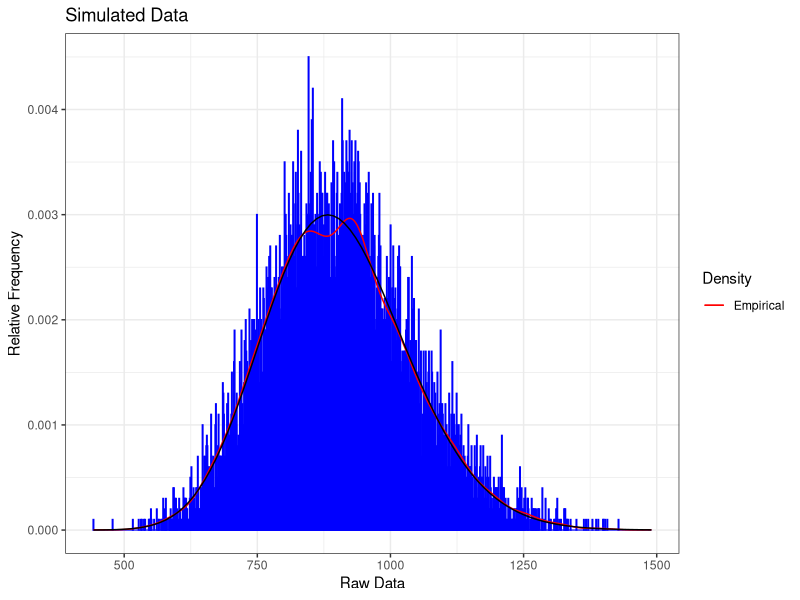

Generate this figure with R: (Note: this script raises an error after producing the figure.)
# Math 423
# Homework 15
# Load MASS, ggplot2 packages
library(MASS)
library(tidyverse)
# Simulate 10000 observations of a Beta RV
# Parameters: alpha, beta
alpha <- 45
beta <- 20
sim <- data.frame(Gamma = rgamma(n=10000, shape=alpha, scale=beta))
# Create a histogram of the simulated data in sim$Gamma
# Compare the emperical and theoretical Gamma distributions
ggplot(data=sim, aes(sim$Gamma)) +
  geom_histogram(aes(y = ..density..),
                 breaks=seq(min(sim$Gamma)-0.5, max(sim$Gamma)+0.5, by = 1),
                 col="blue", fill="blue", alpha=.2) +
  geom_line(aes(y = ..density.., colour = "Empirical"), stat = "density") +
  stat_function(fun=dgamma,args=fitdistr(sim$Gamma,"gamma")$estimate,
                aes(color=sim$Gamma)) +
  scale_colour_manual(name = "Density", values = c("red", "blue")) +
  labs(title="Simulated Data",
       x="Raw Data",
       y="Relative Frequency") +
  #theme(legend.position = c(0.85, 0.85)) +
  theme_bw()

# Compute the mean and variance of the simulated data
mean(sim$Gamma)
var(sim$Gamma)


pgamma(15, shape = 5, scale = 3)
gammainc(4,5)
gammainc(5,4)
gammainc(0,4)

pgamma(5, shape = 7, scale = 1)
1 - pgamma(8, shape = 7, scale = 1)
pgamma(8, shape = 7, scale = 1) - pgamma(3, shape = 7, scale = 1)

pgamma(4, shape = 7, scale = 1) + (1 - pgamma(6, shape = 7, scale = 1)) - (pgamma(4, shape = 7, scale = 1) * (1 - pgamma(6, shape = 7, scale = 1)))

pexp(100, 0.01386)
pexp(200, 0.01386)
pexp(200, 0.01386) - pexp(100, 0.01386)

1 - pexp(216.4502, 0.01386)

0.5/0.01386

rgamma(10, shape=30, rate = 0.5)

pchisq(6, 8)
pchisq(4,5)

